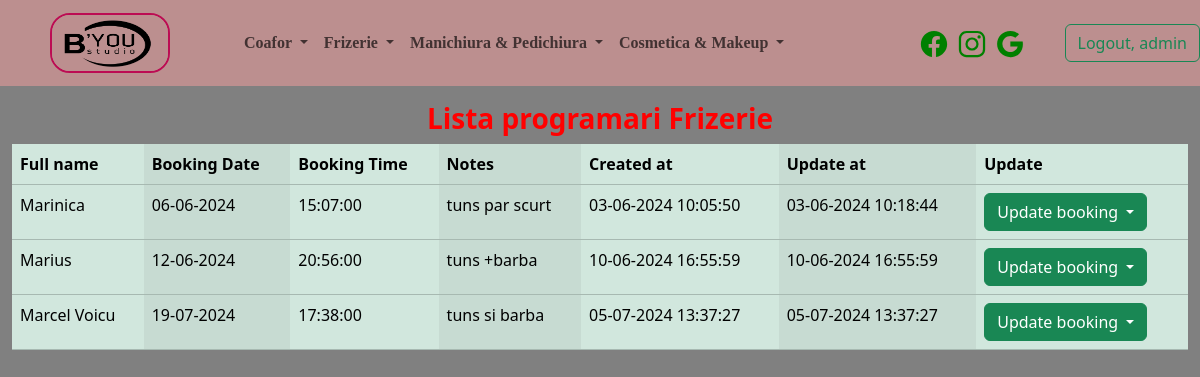
The page /list_booking_frizerie (signed in) on the database its author committed.
### frizerie/models.py (models this page shows, shortened)
class Frizerie(models.Model):
    full_name = models.CharField(max_length=40)
    booking_date = models.DateField()
    booking_time = models.TimeField()
    notes = models.TextField(max_length=400)
    created_at = models.DateTimeField(auto_now_add=True)
    updated_at = models.DateTimeField(auto_now=True)

### frizerie/views.py (the view)
# urls.py: path('list_booking_frizerie', views.FrizerieListView.as_view(), name='list_booking_frizerie'),
class FrizerieListView(LoginRequiredMixin,ListView):
    template_name = 'frizerie/list_booking_frizerie.html'
    model = Frizerie
    context_object_name = 'all_list_of_frizerie'

### templates/frizerie/list_booking_frizerie.html (shortened to what this page needs)
{% extends 'base.html' %}
{% block content %}
    <div class="container-fluid">
        <div class="row">
            <div class="col-sm-12 col-md-12 gy-3">
             <div class="text">
                <h3 class="text-center" style="color: red; font-weight: bolder">Lista programari Frizerie</h3>
            </div>
                <table class="table table-success table-striped-columns">
                    <thead>
                        <tr>
                            <th>Full name</th>
                            <th>Booking Date</th>
                            <th>Booking Time</th>
                            <th>Notes</th>
                            <th>Created at</th>
                            <th>Update at</th>
                            <th>Update</th>
                        </tr>
                    </thead>
                    <tbody>
                        {% for rezervare in all_list_of_frizerie %}
                            <tr>
                                <td>{{ rezervare.full_name }}</td>
                                <td>{{ rezervare.booking_date|date:"d-m-Y" }}</td>
                                <td>{{ rezervare.booking_time|time:"H:i:s" }}</td>
                                <td>{{ rezervare.notes }}</td>
                                <td>{{ rezervare.created_at|date:"d-m-Y H:i:s" }}</td>
                                <td>{{ rezervare.updated_at|date:"d-m-Y H:i:s" }}</td>
                                <td>
                                <div class="dropdown">
                                    <button class="btn btn-success dropdown-toggle" type="button"
                                            data-bs-toggle="dropdown" aria-expanded="false">
                                        Update booking
                                    </button>
                                </div>
                            </td>
                            </tr>
                        {% endfor %}
                    </tbody>
                </table>
            </div>
        </div>
    </div>
{% endblock %}

### templates/navbar.html (shortened to what this page needs)
{% load static %}
<nav class="navbar navbar-expand-lg bg-body-tertiary" style="padding: 0">
    <div class="container-fluid navbar">
        <a class="navbar-brand" href="{% url 'home' %}">
          <img src="{% static 'byou.png' %}" alt="" class="Logo">
        </a>
        {% if user.is_authenticated %}
            <div class="collapse navbar-collapse" id="navbarSupportedContent">
            <ul class="navbar-nav me-auto mb-2 mb-lg-0">
            <li class="nav-item">
                <a class="nav-link active" aria-current="page" href="{% url 'home' %}" style="width: 50px">
                </a>
            </li>
            <li class="nav-item dropdown" style="font-family: Verdana,serif">
                <a class="nav-link dropdown-toggle nav-style-costum" href="#" role="button" data-bs-toggle="dropdown"
                   aria-expanded="false">
                    Coafor
                </a>
            </li>
            <li class="nav-item dropdown" style="font-family: Verdana,serif">
                <a class="nav-link dropdown-toggle nav-style-costum" href="#" role="button" data-bs-toggle="dropdown"
                   aria-expanded="false">
                    Frizerie
                </a>
            </li>
            <li class="nav-item dropdown" style="font-family: Verdana,serif">
                <a class="nav-link dropdown-toggle nav-style-costum" href="#" role="button" data-bs-toggle="dropdown"
                   aria-expanded="false">
                    Manichiura & Pedichiura
                </a>
            </li>
            <li class="nav-item dropdown" style="font-family: Verdana,serif">
                <a class="nav-link dropdown-toggle nav-style-costum" href="#" role="button" data-bs-toggle="dropdown"
                   aria-expanded="false">
                    Cosmetica & Makeup
                </a>
            </li>
        {% endif %}
        </ul>
        {% if user.is_authenticated %}
            <div class="Icons" style="">
                <a href="https://www.facebook.com/p/B-You-Studio-100064144145617/?locale=ro_RO">
                    <ion-icon name="logo-facebook"></ion-icon>
                </a>
                <a href="https://www.instagram.com/byoustudio.oradea?igsh=MTh2ejdncXl2M3Zkag==">
                    <ion-icon name="logo-instagram"></ion-icon>
                </a>
                <a href="https://aushopping.ro/aushopping-oradea/articole/b-you-studio-oaza-ta-de-frumusete-si-relaxare">
                    <ion-icon name="logo-google"></ion-icon>
                </a>
            </div>
            <form method="post" action="{% url 'logout' %}">
                <button type="submit" class="btn btn-outline-success">
                    Logout, {{ user.username }}</button>
            </form>
        {% else %}
            <div class="login">
                <a href="{% url 'login' %}" class="btn btn-outline-danger">Login</a>
                <a href="{% url 'create_user' %}" class="btn btn-outline-success">Signup</a>
            </div>
        {% endif %}
        </div>
    </div>
</nav>

### templates/navbar.html (style rules this page uses)
.nav-style-costum { transition: all 0.3s; font-weight: bolder; }
.Icons a { text-decoration: none; color: green; }
.Icons { color: white; font-size: 30px; padding-right: 40px; padding-top: 1vh; transition: 0.4s; }
.Logo { border: 2px solid deeppink; border-radius: 20px; width: 120px; height: 60px; mix-blend-mode: multiply; margin-left: 50px; animation-name: glow; animation-duration: 5s; animation-iteration-count: infinite; }
.navbar { background: rosybrown; }

### templates/frizerie/list_booking_frizerie.html (style rules this page uses)
body { background: grey; }

### rows shown on the page
Frizerie: full_name "Marinica", booking_date "06-06-2024", booking_time "15:07:00", notes "tuns par scurt", created_at "03-06-2024 10:05:50", updated_at "03-06-2024 10:18:44"
Frizerie: full_name "Marius", booking_date "12-06-2024", booking_time "20:56:00", notes "tuns +barba", created_at "10-06-2024 16:55:59", updated_at "10-06-2024 16:55:59"
Frizerie: full_name "Marcel Voicu", booking_date "19-07-2024", booking_time "17:38:00", notes "tuns si barba", created_at "05-07-2024 13:37:27", updated_at "05-07-2024 13:37:27"

### other values the page prints
{{ user.username }} "admin"
